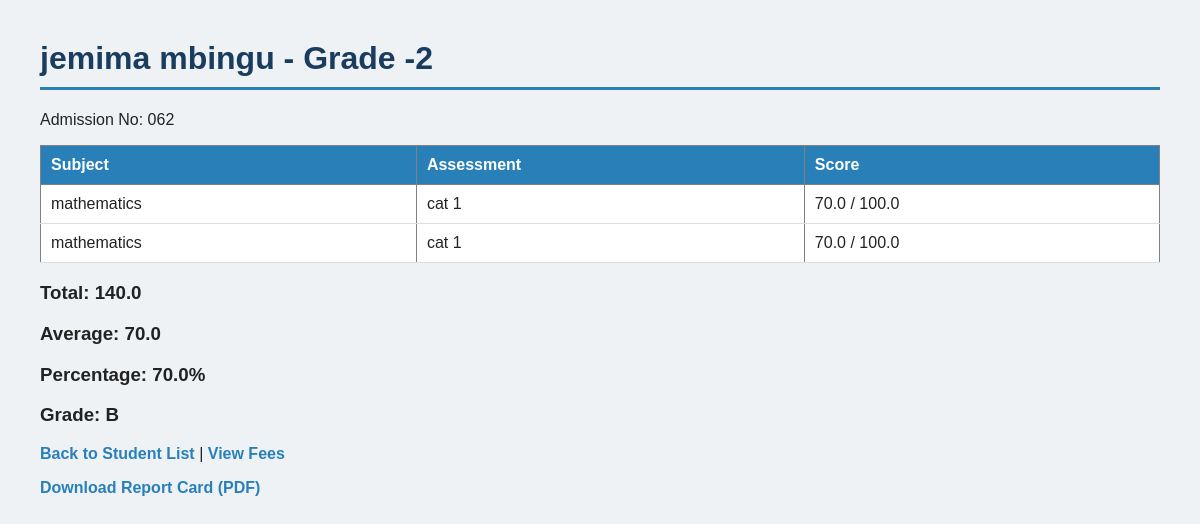
/results/student/1/ (signed in), run on an earlier commit of the app's database.
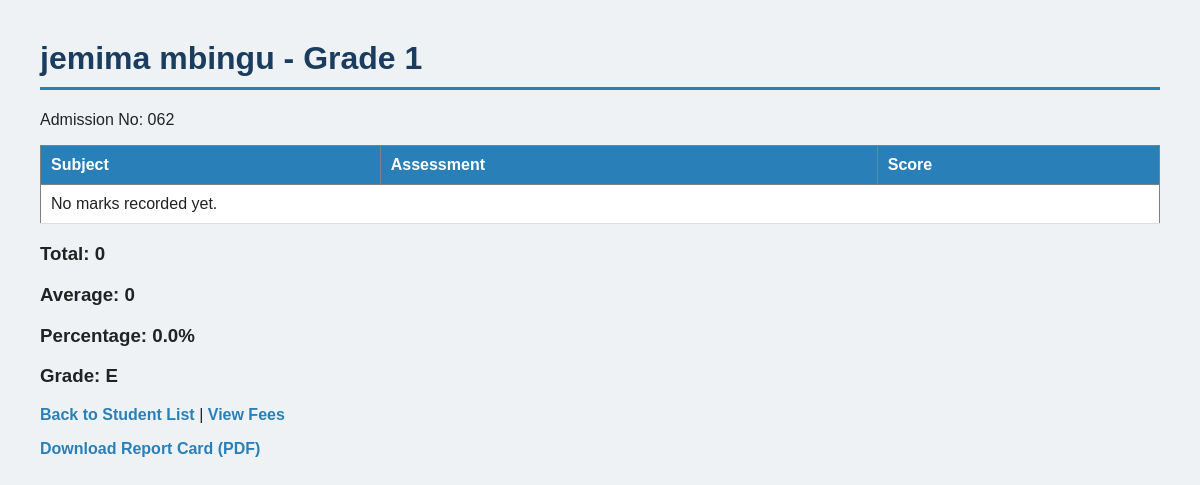
And on a later commit of the database.
### results/models.py (models this page shows, shortened)
class Student(models.Model):
    school = models.ForeignKey(School, on_delete=models.CASCADE)
    added_by = models.ForeignKey(Teacher, on_delete=models.SET_NULL, null=True, blank=True)
    full_name = models.CharField(max_length=100)
    admission_number = models.CharField(max_length=20)
    grade = models.IntegerField()
    stream = models.CharField(max_length=20, blank=True)
    verification_code = models.CharField(max_length=10, blank=True)

class Mark(models.Model):
    student = models.ForeignKey(Student, on_delete=models.CASCADE)
    subject = models.ForeignKey(Subject, on_delete=models.CASCADE)
    assessment = models.ForeignKey(Assessment, on_delete=models.CASCADE)
    score = models.FloatField()
    max_score = models.FloatField(default=100)

class Subject(models.Model):
    school = models.ForeignKey(School, on_delete=models.CASCADE)
    name = models.CharField(max_length=50)
    grade = models.IntegerField()

class Assessment(models.Model):
    school = models.ForeignKey(School, on_delete=models.CASCADE)
    name = models.CharField(max_length=50)
    term = models.IntegerField()
    academic_year = models.IntegerField()

### results/views.py (the view)
# urls.py: path('student/<int:student_id>/', views.student_results, name='student_results'),
def student_results(request, student_id):
    student = get_object_or_404(Student, id=student_id)
    if not can_access_student(request, student):
        return redirect('home')
    marks = Mark.objects.filter(student=student)
    total = sum(m.score for m in marks)
    max_total = sum(m.max_score for m in marks)
    average = total / len(marks) if marks else 0
    percentage = (total / max_total * 100) if max_total else 0
    grade = get_grade(percentage)
    context = {
        'student': student,
        'marks': marks,
        'total': total,
        'average': average,
        'percentage': percentage,
        'grade': grade,
    }
    return render(request, 'results/student_results.html', context)

### results/views.py (called while the page is built, shortened)
def get_grade(percentage):
    if percentage >= 80:
        return "A"
    elif percentage >= 70:
        return "B"
    elif percentage >= 60:
        return "C"
    elif percentage >= 50:
        return "D"
    else:
        return "E"

def can_access_student(request, student):
    parent_id = request.session.get('parent_id')
    if parent_id:
        return Parent.objects.filter(id=parent_id, students=student).exists()

### results/templates/results/student_results.html (shortened to what this page needs)
<!DOCTYPE html>
<html>
<head>
    {% load static %}
    <link rel="stylesheet" href="{% static 'results/style.css' %}">
</head>
<body>
    <h1>{{ student.full_name }} - Grade {{ student.grade }}</h1>
    <p>Admission No: {{ student.admission_number }}</p>
    <table border="1">
        <tr>
            <th>Subject</th>
            <th>Assessment</th>
            <th>Score</th>
        </tr>
        {% for mark in marks %}
        <tr>
            <td>{{ mark.subject.name }}</td>
            <td>{{ mark.assessment.name }}</td>
            <td>{{ mark.score }} / {{ mark.max_score }}</td>
        </tr>
        {% empty %}
        <tr>
            <td colspan="3">No marks recorded yet.</td>
        </tr>
        {% endfor %}
    </table>
    <h3>Total: {{ total }}</h3>
    <h3>Average: {{ average }}</h3>
    <h3>Percentage: {{ percentage|floatformat:1 }}%</h3>
    <h3>Grade: {{ grade }}</h3>
    <p>
        <a href="/results/">Back to Student List</a>
        |
        <a href="/results/student/{{ student.id }}/fees/">View Fees</a>
    </p>
    <p><a href="/results/student/{{ student.id }}/report-card/">Download Report Card (PDF)</a></p>
</body>
</html>

### results/static/results/style.css (style rules this page uses)
body { font-family: Arial, sans-serif; background-color: #eef2f5; color: #222; margin: 40px; }
h1 { color: #1a3c5e; border-bottom: 3px solid #2980b9; padding-bottom: 10px; }
table { border-collapse: collapse; width: 100%; margin-top: 15px; background: white; }
th { background-color: #2980b9; color: white; padding: 10px; text-align: left; }
td { padding: 10px; border-bottom: 1px solid #ddd; }
a { color: #2980b9; font-weight: bold; text-decoration: none; }

What changed in the data, as far as the page shows it:
removed Mark: subject.name "mathematics", assessment.name "cat 1", score "70.0", max_score "100.0"
removed Mark: subject.name "mathematics", assessment.name "cat 1", score "70.0", max_score "100.0"
changed Student "jemima mbingu": grade "-2" → "1"
Also different on the page:
{{ total }}: "140.0" → "0"
{{ average }}: "70.0" → "0"
{{ percentage|floatformat:1 }}: "70.0" → "0.0"
{{ grade }}: "B" → "E"
text now shown: "No marks recorded yet."
